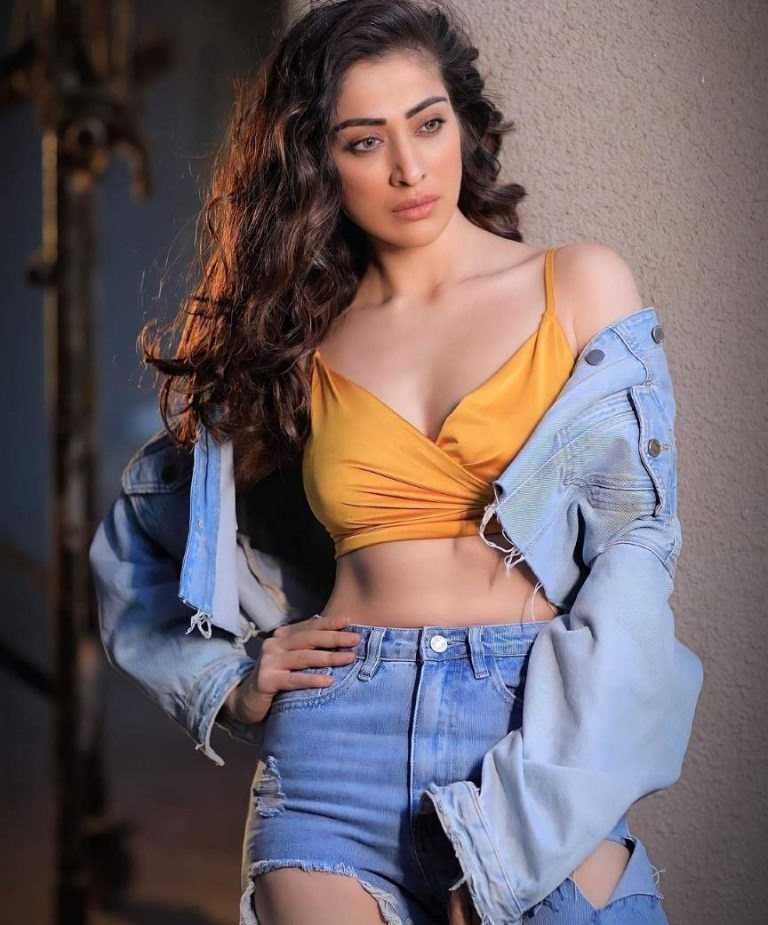
#> input picture pic_1.jpg, 768 x 925 px
$ python sketch_py.py
#> lines starting #> are read from the running program, lines starting #| are printed output that depends on the picture
# Author: Oladapo Okikiola
print("""
Author: Oladapo Okikiola
Description: Code that sketch an image and save to another image file
""")
# first import the opencv-python module(using: pip install opencv-python) in order to be able to use this function
import cv2

image1 = cv2.imread('pic_1.jpg')
#> image1 is the input picture: shape (925, 768, 3); mean B, G, R 101.9, 97.7, 109.8
window_name = 'Actual image'

cv2.imshow(window_name, image1)

grey_img = cv2.cvtColor(image1, cv2.COLOR_BGR2GRAY)
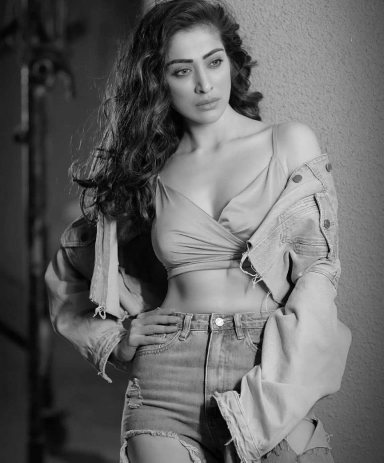
#> grey_img: shape (925, 768) (shown at 1/2 size); min 0, max 253, mean 101.8
invert = cv2.bitwise_not(grey_img)
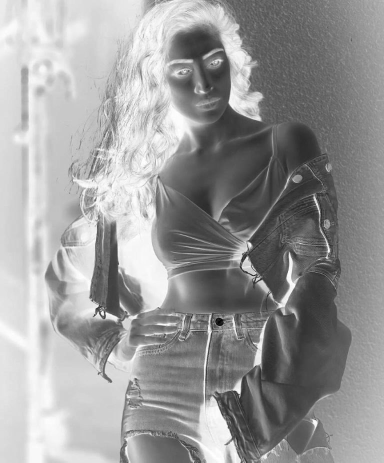
#> invert: shape (925, 768) (shown at 1/2 size); min 2, max 255, mean 153.2

blur = cv2.GaussianBlur(invert, (21, 21), 0)
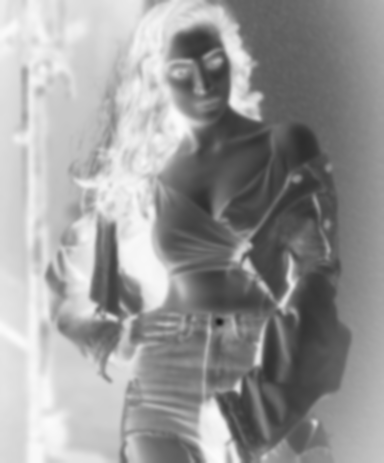
#> blur: shape (925, 768) (shown at 1/2 size); min 27, max 252, mean 153.2
invertedblur = cv2.bitwise_not(blur)
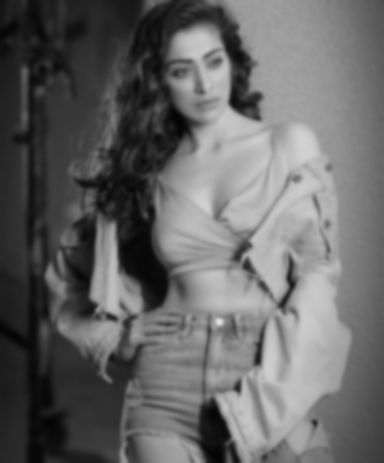
#> invertedblur: shape (925, 768) (shown at 1/2 size); min 3, max 228, mean 101.8
sketch = cv2.divide(grey_img, invertedblur, scale = 256.0)
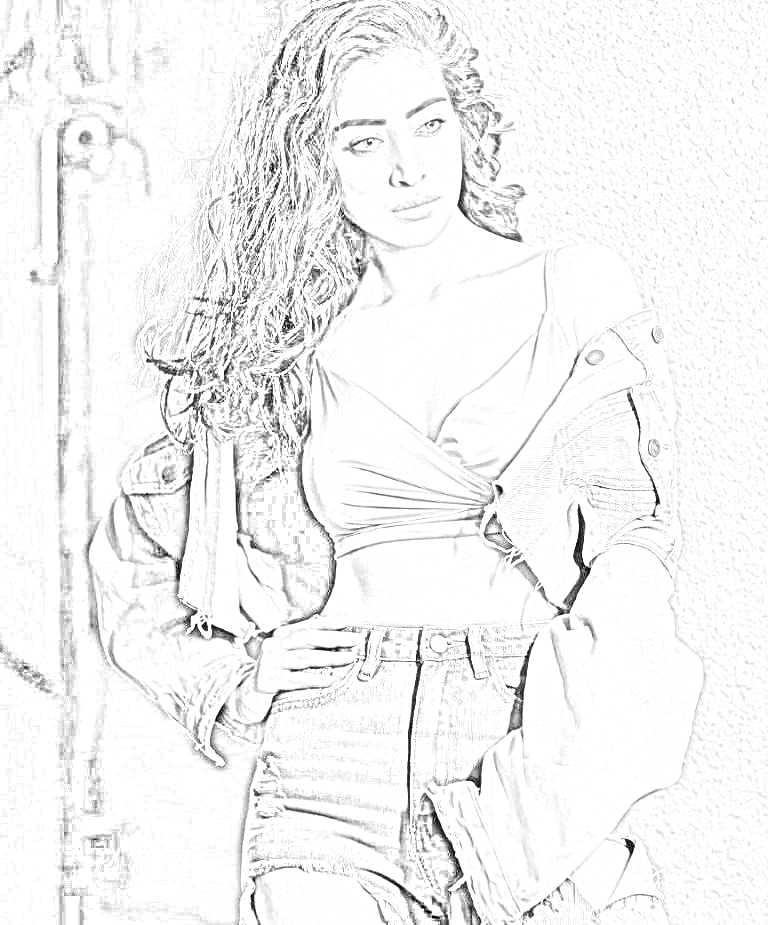
#> sketch: shape (925, 768); min 0, max 255, mean 242.9

cv2.imwrite("pic_sketch.jpg", sketch)

image = cv2.imread("pic_sketch.jpg")

window_name = 'sketch image'

cv2.imshow(window_name, image)

cv2.waitKey(0)
